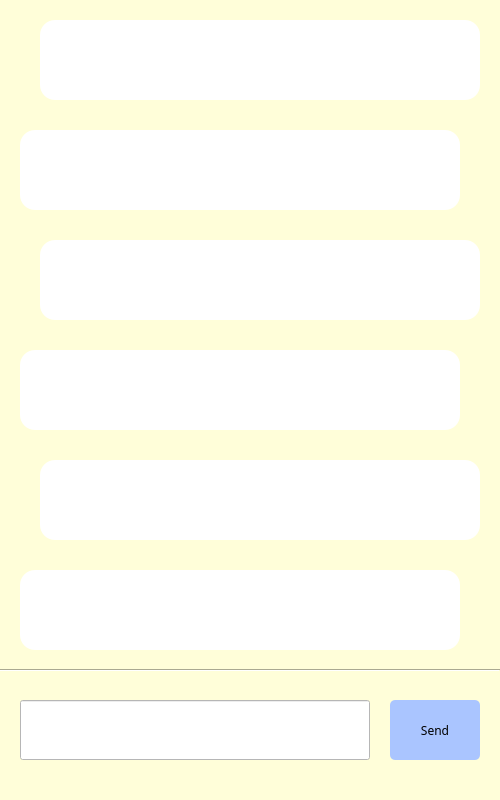
<?xml version="1.0" encoding="UTF-8"?>
<ui version="4.0">
 <class>MainWindow</class>
 <widget class="QMainWindow" name="MainWindow">
  <property name="geometry">
   <rect>
    <x>0</x>
    <y>0</y>
    <width>500</width>
    <height>800</height>
   </rect>
  </property>
  <property name="windowTitle">
   <string>MainWindow</string>
  </property>
  <property name="styleSheet">
   <string notr="true">background-color: rgb(255, 254, 217);</string>
  </property>
  <widget class="QWidget" name="centralwidget">
   <widget class="QPushButton" name="pushButton">
    <property name="geometry">
     <rect>
      <x>390</x>
      <y>700</y>
      <width>90</width>
      <height>60</height>
     </rect>
    </property>
    <property name="font">
     <font>
      <family>굴림</family>
     </font>
    </property>
    <property name="styleSheet">
     <string notr="true">background-color: rgb(170, 197, 255);
border-radius : 5px;</string>
    </property>
    <property name="text">
     <string>Send</string>
    </property>
   </widget>
   <widget class="QLineEdit" name="lineEdit">
    <property name="geometry">
     <rect>
      <x>20</x>
      <y>700</y>
      <width>350</width>
      <height>60</height>
     </rect>
    </property>
    <property name="font">
     <font>
      <family>굴림</family>
     </font>
    </property>
    <property name="styleSheet">
     <string notr="true">background-color: rgb(255, 255, 255);</string>
    </property>
    <property name="text">
     <string/>
    </property>
   </widget>
   <widget class="Line" name="line">
    <property name="geometry">
     <rect>
      <x>0</x>
      <y>660</y>
      <width>500</width>
      <height>20</height>
     </rect>
    </property>
    <property name="orientation">
     <enum>Qt::Horizontal</enum>
    </property>
   </widget>
   <widget class="QLabel" name="label_bot_3">
    <property name="geometry">
     <rect>
      <x>20</x>
      <y>570</y>
      <width>440</width>
      <height>80</height>
     </rect>
    </property>
    <property name="font">
     <font>
      <family>굴림</family>
     </font>
    </property>
    <property name="styleSheet">
     <string notr="true">background-color: rgb(255, 255, 255);
border-radius : 15px;</string>
    </property>
    <property name="text">
     <string/>
    </property>
    <property name="wordWrap">
     <bool>true</bool>
    </property>
   </widget>
   <widget class="QLabel" name="label_bot_2">
    <property name="geometry">
     <rect>
      <x>20</x>
      <y>350</y>
      <width>440</width>
      <height>80</height>
     </rect>
    </property>
    <property name="font">
     <font>
      <family>굴림</family>
     </font>
    </property>
    <property name="styleSheet">
     <string notr="true">background-color: rgb(255, 255, 255);
border-radius : 15px;</string>
    </property>
    <property name="text">
     <string/>
    </property>
    <property name="wordWrap">
     <bool>true</bool>
    </property>
   </widget>
   <widget class="QLabel" name="label_user_3">
    <property name="geometry">
     <rect>
      <x>40</x>
      <y>460</y>
      <width>440</width>
      <height>80</height>
     </rect>
    </property>
    <property name="font">
     <font>
      <family>굴림</family>
     </font>
    </property>
    <property name="styleSheet">
     <string notr="true">background-color: rgb(255, 255, 255);
border-radius : 15px;</string>
    </property>
    <property name="text">
     <string/>
    </property>
    <property name="alignment">
     <set>Qt::AlignRight|Qt::AlignTrailing|Qt::AlignVCenter</set>
    </property>
    <property name="wordWrap">
     <bool>true</bool>
    </property>
   </widget>
   <widget class="QLabel" name="label_user_2">
    <property name="geometry">
     <rect>
      <x>40</x>
      <y>240</y>
      <width>440</width>
      <height>80</height>
     </rect>
    </property>
    <property name="font">
     <font>
      <family>굴림</family>
     </font>
    </property>
    <property name="styleSheet">
     <string notr="true">background-color: rgb(255, 255, 255);
border-radius : 15px;</string>
    </property>
    <property name="text">
     <string/>
    </property>
    <property name="alignment">
     <set>Qt::AlignRight|Qt::AlignTrailing|Qt::AlignVCenter</set>
    </property>
    <property name="wordWrap">
     <bool>true</bool>
    </property>
   </widget>
   <widget class="QLabel" name="label_bot_1">
    <property name="geometry">
     <rect>
      <x>20</x>
      <y>130</y>
      <width>440</width>
      <height>80</height>
     </rect>
    </property>
    <property name="font">
     <font>
      <family>굴림</family>
     </font>
    </property>
    <property name="styleSheet">
     <string notr="true">background-color: rgb(255, 255, 255);
border-radius : 15px;</string>
    </property>
    <property name="text">
     <string/>
    </property>
    <property name="wordWrap">
     <bool>true</bool>
    </property>
   </widget>
   <widget class="QLabel" name="label_user_1">
    <property name="geometry">
     <rect>
      <x>40</x>
      <y>20</y>
      <width>440</width>
      <height>80</height>
     </rect>
    </property>
    <property name="font">
     <font>
      <family>굴림</family>
     </font>
    </property>
    <property name="styleSheet">
     <string notr="true">background-color: rgb(255, 255, 255);
border-radius : 15px;</string>
    </property>
    <property name="text">
     <string/>
    </property>
    <property name="alignment">
     <set>Qt::AlignRight|Qt::AlignTrailing|Qt::AlignVCenter</set>
    </property>
    <property name="wordWrap">
     <bool>true</bool>
    </property>
   </widget>
  </widget>
  <widget class="QMenuBar" name="menubar">
   <property name="geometry">
    <rect>
     <x>0</x>
     <y>0</y>
     <width>500</width>
     <height>26</height>
    </rect>
   </property>
  </widget>
  <widget class="QStatusBar" name="statusbar"/>
 </widget>
 <resources/>
 <connections/>
</ui>
